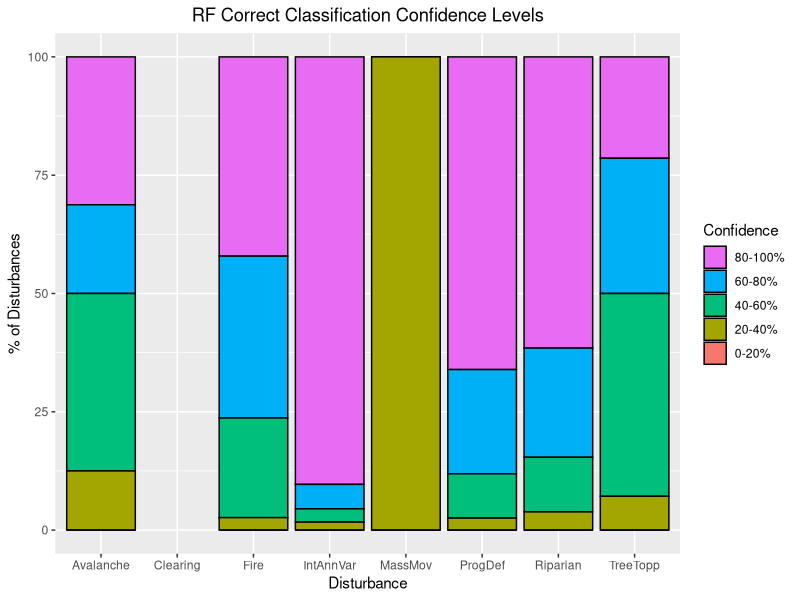
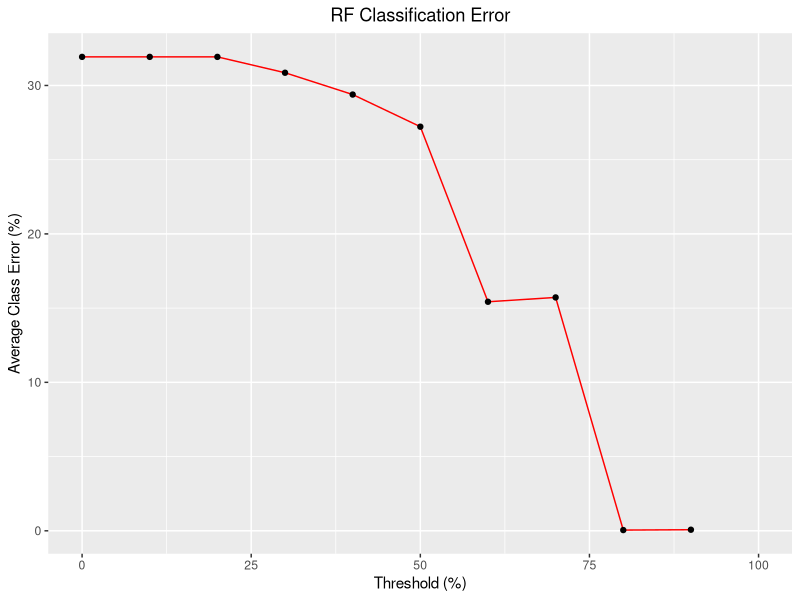

Recreate these plots in R, in order.
## ---- chunk 1
# file settings
knitr::opts_chunk$set(include=TRUE,echo=TRUE)
## ---- chunk 2
# loads data and libraries
setwd("C:/Users/dwexler/Desktop/R/nps-repo/rf")
x <- read.csv("rf_data.csv")
y <- read.csv("rf_labels.csv")
suppressWarnings({library(randomForest)})
suppressWarnings({library(knitr)})
suppressWarnings({library(ggplot2)})
suppressWarnings({library(tidyr)})
## ---- chunk 3
# removes patches without a labeled change type
x <- x[y$ChangeType!="",]
y <- y[y$ChangeType!="",]
# filters by variable and converts x data to numeric
variables <- c("durMn","durSd","idxMagMn","idxMagSd","tcbMagMn","tcbMagSd",
               "tcgMagMn","tcgMagSd","tcwMagMn","tcwMagSd","tcbPreMn",
               "tcbPreSd","tcgPreMn","tcgPreSd","tcwPreMn","tcwPreSd",
               "tcbPstMn","tcbPstSd","tcgPstMn","tcgPstSd","tcwPstMn",
               "tcwPstSd","area","perim","shape_1","tcbPst01Mn","tcbPst01Sd",
               "tcbPst03Mn","tcbPst03Sd","tcbPst07Mn","tcbPst07Sd",
               "tcbPst15Mn","tcbPst15Sd","tcgPst01Mn","tcgPst01Sd",
               "tcgPst03Mn","tcgPst03Sd","tcgPst07Mn","tcgPst07Sd",
               "tcgPst15Mn","tcgPst15Sd","tcwPst01Mn","tcwPst01Sd",
               "tcwPst03Mn","tcwPst03Sd","tcwPst07Mn","tcwPst07Sd",
               "tcwPst15Mn","tcwPst15Sd")
years <- data.frame(x[,c("yod")])
year_list <- unique(years)[,1]
mask <- data.frame(y[,c("ChangeDesc")])
x <- data.frame(sapply(x[,variables],as.numeric))
y <- data.frame(y[c("ChangeType")])
kable(table(y),align="l",caption="Frequency distribution of all data")
# EDIT 'mask' TO INCLUDE OR EXCLUDE PATCHES IN ELEVATION MASK
elevation_mask <- FALSE
if (elevation_mask) {
  years <- years[mask[,1]!="Fully in mask",,drop=FALSE]
  x <- x[mask[,1]!="Fully in mask",]
  y <- y[mask[,1]!="Fully in mask",,drop=FALSE]
}
# filters by disturbance type 
disturbances <- c("Avalanche","Inter-annual Variability","Clearing",
                  "Mass Movement","Progressive Defoliation","Riparian",
                  "Fire","Post Fire Defoliation","Tree Toppling",
                  "Development","Post Clearing","Post Tree Toppling","Water")
dist_labels <- c("Avalanche","IntAnnVar","Clearing","MassMov","ProgDef",
                 "Riparian","Fire","PostFireDef","TreeTopp","Devel",
                 "PostClear","PostTreeTopp","Water")
# EDIT 'show_yearly_breakdown' TO HIDE OR SHOW YEARLY DISTURBANCE BREAKDOWN
show_yearly_breakdown <- TRUE
if (show_yearly_breakdown) {
  time_series <- data.frame(matrix(0,length(year_list),length(unique(y[,1]))))
  rownames(time_series) <- year_list
  colnames(time_series) <- dist_labels
  for (i in 1:nrow(y)) {
    row <- match(years[i,1],year_list)
    col <- match(y[i,1],disturbances)
    time_series[row,col] <- time_series[row,col]+1
  }
  kable(time_series,align="l",caption="Disturbances over the years")
}
y[y[,1]=="Post Fire Defoliation",] <- "Fire"
y[y[,1]=="Post Tree Toppling",] <- "Tree Toppling"
y[y[,1]=="Post Clearing",] <- "Clearing"
# EDIT 'disturbances' TO CHANGE DISTURBANCES INCLUDED IN MODEL
dist_subset <- c(1,2,3,4,5,6,7,9)
disturbances <- disturbances[dist_subset]
labels_subset <- dist_labels[dist_subset]
dists <- length(disturbances)
x <- x[y[,1]%in%disturbances,]
y <- y[y[,1]%in%disturbances,,drop=FALSE]
## ---- chunk 4
# creates a training and testing set
x_train <- data.frame(matrix(0,0,ncol(x)))
y_train <- data.frame(matrix("",0,1))
x_test <- data.frame(matrix(0,0,ncol(x)))
y_test <- data.frame(matrix("",0,1))
# EDIT 'split' TO CHANGE THE TRAINING SPLIT
split <- 0.75
for (disturbance in disturbances) {
  x_subset <- x[y[,1]==disturbance,]
  y_subset <- y[y[,1]==disturbance,,drop=FALSE]
  num_rows <- nrow(x_subset)
  index_subset <- sample.int(num_rows,num_rows*split)
  x_train <- rbind(x_train,x_subset[index_subset,])
  y_train <- rbind(y_train,y_subset[index_subset,,drop=FALSE])
  x_test <- rbind(x_test,x_subset[-index_subset,])
  y_test <- rbind(y_test,y_subset[-index_subset,,drop=FALSE])
}
y_train <- factor(sapply(y_train,as.factor))
y_test <- factor(sapply(y_test,as.factor))
## ---- chunk 5
# constructs vector to balance the training data
sample <- table(y_train)
sample <- replace(sample,sample>100,100)
# EDIT 'reps' TO CHANGE THE NUMBER OF TREES IN EACH RANDOM FOREST
reps <- 50
# runs random forest and extracts most important variables
forest <- randomForest(x=x_train,y=y_train,importance=TRUE,
                       ntree=reps,sampsize=sample,strata=y_train)
gini <- forest$importance[,"MeanDecreaseGini"]
# runs random forest using different combinations of variables
# EDIT 'percentages' TO CHANGE PERCENTILE CUTOFFS FOR VARIABLES
percentages <- seq(0,0.9,0.1)
results <- data.frame(matrix(0,length(percentages),7))
colnames(results) <- c("numPredictors","oobError","avgClassError","maxError",
                       "1stPredictor","2ndPredictor","3rdPredictor")
predictions <- data.frame(matrix(0,length(percentages),dists))
colnames(predictions) <- sort(disturbances)
min_class_error <- 99999
best_variables <- NULL
for (i in 1:length(percentages)) {
  x_subset <- x_train[,gini>quantile(gini,probs=percentages[i])]
  forest_subset <- randomForest(x=x_subset,y=y_train,importance=TRUE,
                                ntree=reps,sampsize=sample,strata=y_train)
  results[i,1] <- ncol(x_subset)
  results[i,2] <- round(forest_subset$err.rate[reps,"OOB"]*100,2)
  avg_class_error <- round(mean(forest_subset$confusion[,"class.error"])*100,2)
  # stores predictor variables used during the lowest error run
  results[i,3] <- avg_class_error
  if (avg_class_error < min_class_error) {
    min_class_error <- avg_class_error
    best_variables <- colnames(x_subset)
  }
  results[i,4] <- round(max(forest_subset$confusion[,"class.error"])*100,2)
  gini_subset <- data.frame(forest_subset$importance[,"MeanDecreaseGini"])
  colnames(gini_subset) <- c("gini")
  sorted_gini <- rownames(gini_subset)[order(gini_subset$gini,decreasing=TRUE)]
  results[i,c(5,6,7)] <- sorted_gini[c(1,2,3)]
  predictions[i,] <- round(forest_subset$confusion[,"class.error"]*100,2)
}
# displays results
sample_print <- as.data.frame(sample)
colnames(sample_print) <- c("ChangeType","Freq")
kable(sample_print,align="l",caption="Frequency distribution of disturbances used to train model")
kable(results,align="l",row.names=TRUE,caption="Error rates and top predictors from all runs")
kable(predictions,align="l",row.names=TRUE,caption="Disturbance specific errors from all runs")
## ---- chunk 6
# runs random forest with most predictive variables and displays results
x_train_subset <- x_train[,best_variables]
x_test_subset <- x_test[,best_variables]
best_forest <- randomForest(x=x_train_subset,y=y_train,xtest=x_test_subset,
                            ytest=y_test,importance=TRUE,ntree=reps,
                            sampsize=sample,strata=y_train)
# calculates statistics for random forest run
confusion_train <- best_forest$confusion
confusion_train[,"class.error"] <- round(confusion_train[,"class.error"]*100,2)
colnames(confusion_train)[length(colnames(confusion_train))] <- "Error"
oob_error <- round(best_forest$err.rate[reps,"OOB"]*100,2)
class_error_train <- round(mean(best_forest$confusion[,"class.error"])*100,2)
confusion_test <- best_forest$test$confusion
confusion_test[,"class.error"] <- round(confusion_test[,"class.error"]*100,2)
colnames(confusion_test)[length(colnames(confusion_test))] <- "Error"
class_error_test <- round(mean(best_forest$test$confusion[,"class.error"])*100,2)
avalanche_test <- confusion_test["Avalanche","Error"]
toppling_test <- confusion_test["Tree Toppling","Error"]
# displays results
kable(confusion_train,align="l",caption=paste
      ("Confusion matrix for best training run with ",
        ncol(x_train_subset)," variables (avg class error: ",
        class_error_train,", oob_error: ",oob_error,")",sep=""))
kable(confusion_test,align="l",caption=paste
      ("Confusion matrix for test set with ",ncol(x_train_subset),
        " variables (avg class error: ",class_error_test,")",sep=""))
## ---- chunk 7
# gets the percent of trees that voted for each correct classification
y_test <- factor(sapply(y_test,as.factor))
votes <- best_forest$test$votes
vote_percents <- data.frame()
for (i in 1:nrow(votes)) {
  row <- votes[i,]
  label <- colnames(votes)[which.max(row)]
  if (label==y_test[i]) {
    row_num <- nrow(vote_percents)+1
    vote_percents[row_num,1] <- max(row)
    vote_percents[row_num,2] <- label
  }
}
# divides these winning classifications into bins based on confidence
thresholds_graph <- data.frame(matrix(0,5,dists+1))
thresholds_graph[,dists+1] <- c("80-100%","60-80%","40-60%","20-40%","0-20%")
for (i in 1:dists) {
  vote_subset <- vote_percents[vote_percents[,2]==disturbances[i],1]
  den <- length(vote_subset)
  thresholds_graph[1,i] <- (length(vote_subset[(vote_subset>=.8&vote_subset<=1)])/den)*100
  thresholds_graph[2,i] <- (length(vote_subset[(vote_subset>=.6&vote_subset<.8)])/den)*100
  thresholds_graph[3,i] <- (length(vote_subset[(vote_subset>=.4&vote_subset<.6)])/den)*100
  thresholds_graph[4,i] <- (length(vote_subset[(vote_subset>=.2&vote_subset<.4)])/den)*100
  thresholds_graph[5,i] <- (length(vote_subset[(vote_subset>=0&vote_subset<.2)])/den)*100
}
# plots the results
colnames(thresholds_graph) <- append(labels_subset,"Confidence")
thresholds_graph <- pivot_longer(data=thresholds_graph,cols=all_of(labels_subset),
                                 names_to="Disturbance",values_to="Percent")
ggplot(data=thresholds_graph,aes(x=Disturbance,y=Percent,fill=Confidence))+
  geom_bar(stat="identity",color="black",width=0.9,position=position_stack(reverse=TRUE))+
  labs(y="% of Disturbances",title="RF Correct Classification Confidence Levels")+
  guides(fill=guide_legend(reverse=TRUE))+theme(plot.title=element_text(hjust=0.5))
## ---- chunk 8
# gets the classification error of each class with a confidence threshold
y_test <- as.data.frame(y_test)
thresholds <- c(0,0.1,0.2,0.3,0.4,0.5,0.6,0.7,0.8,0.9)
threshold_data <- data.frame(matrix(0,length(thresholds),dists))
# loops through the thresholds
for (i in 1:length(thresholds)) {
  threshold <- thresholds[i]
  # loops through the disturbance types
  for (j in 1:dists) {
    vote_subset <- votes[y_test==disturbances[j],]
    predicted_subset <- best_forest$test$predicted[y_test==disturbances[j]]
    y_test_subset <- y_test[y_test==disturbances[j],,drop=FALSE]
    num <- 0
    den <- 0
    # finds the percent of a disturbance type correctly classified with a
    # confidence above the current threshold
    for (k in 1:nrow(vote_subset)) {
      if (max(vote_subset[k,]) >= threshold) {
        den <- den+1
        if (predicted_subset[k]==y_test_subset[k,1]) {
          num <- num+1
        }
      }
    }
    threshold_data[i,j] <- round((1-(num/den))*100,2)
  }
}
# plots the results
thresholded_avg <- rowSums(threshold_data, na.rm=T)/dists
thresholded_graph <- data.frame(Confidence=thresholds*100,Error=thresholded_avg)
colnames(threshold_data) <- labels_subset
threshold_percents <- c("0%","10%","20%","30%","40%","50%","60%","70%","80%","90%")
threshold_chart <- cbind(data.frame(Confidence=threshold_percents),threshold_data)
kable(threshold_chart,align="l",
      caption="RF disturbance classification error by confidence")
ggplot(data=thresholded_graph,aes(x=Confidence,y=Error,group=1))+geom_line(color="red")+
  labs(x="Threshold (%)",y="Average Class Error (%)",title="RF Classification Error")+
  geom_point()+theme(plot.title=element_text(hjust=0.5))+xlim(0,100)
## ---- chunk 9
# subsets data to only include avalanche and tree toppling events
dists_v2 <- c("Avalanche","Tree Toppling")
y_train <- as.data.frame(y_train)
y_test <- as.data.frame(y_test)
x_train_v2 <- x_train[y_train[,1]%in%dists_v2,]
y_train_v2 <- y_train[y_train[,1]%in%dists_v2,,drop=FALSE]
x_test_v2 <- x_test[y_test[,1]%in%dists_v2,]
y_test_v2 <- y_test[y_test[,1]%in%dists_v2,,drop=FALSE]
y_train <- factor(sapply(y_train,as.factor))
y_test <- factor(sapply(y_test,as.factor))
y_train_v2 <- factor(sapply(y_train_v2,as.factor))
y_test_v2 <- factor(sapply(y_test_v2,as.factor))
## ---- chunk 10
# runs random forest and extracts most important variables
forest <- randomForest(x=x_train_v2,y=y_train_v2,importance=TRUE,
                       ntree=reps,sampsize=table(y_train_v2),strata=y_train_v2)
gini <- forest$importance[,"MeanDecreaseGini"]
# runs random forest using different combinations of variables
min_class_error <- 99999
best_variables <- NULL
for (i in 1:length(percentages)) {
  x_subset <- x_train_v2[,gini>quantile(gini,probs=percentages[i])]
  forest_subset <- randomForest(x=x_subset,y=y_train_v2,importance=TRUE,ntree=reps,
                                sampsize=table(y_train_v2),strata=y_train_v2)
  # stores predictor variables used during the lowest error run
  if (avg_class_error < min_class_error) {
    min_class_error <- avg_class_error
    best_variables <- colnames(x_subset)
  }
}
## ---- chunk 11
# runs random forest with most predictive variables and displays results
x_train_subset_v2 <- x_train_v2[,best_variables]
x_test_subset_v2 <- x_test_v2[,best_variables]
best_forest_v2 <- randomForest(x=x_train_subset_v2,y=y_train_v2,xtest=x_test_subset_v2,
                            ytest=y_test_v2,importance=TRUE,ntree=reps,
                            sampsize=table(y_train_v2),strata=y_train_v2)
# calculates statistics for random forest run
confusion_train <- best_forest_v2$confusion
confusion_train[,"class.error"] <- round(confusion_train[,"class.error"]*100,2)
colnames(confusion_train)[length(colnames(confusion_train))] <- "Error"
oob_error <- round(best_forest_v2$err.rate[reps,"OOB"]*100,2)
class_error_train <- round(mean(best_forest_v2$confusion[,"class.error"])*100,2)
confusion_test <- best_forest_v2$test$confusion
confusion_test[,"class.error"] <- round(confusion_test[,"class.error"]*100,2)
colnames(confusion_test)[length(colnames(confusion_test))] <- "Error"
class_error_test <- round(mean(best_forest_v2$test$confusion[,"class.error"])*100,2)
# displays results
kable(confusion_train,align="l",caption=paste
      ("Confusion matrix for best training run with ",
        ncol(x_train_subset_v2)," variables (avg class error: ",
        class_error_train,", oob_error: ",oob_error,")",sep=""))
kable(confusion_test,align="l",caption=paste
      ("Confusion matrix for test set with ",ncol(x_train_subset_v2),
        " variables (avg class error: ",class_error_test,")",sep=""))
avalanche_test_v2 <- confusion_test["Avalanche","Error"]
toppling_test_v2 <- confusion_test["Tree Toppling","Error"]
v2_results <- data.frame(Avalanche=c(avalanche_test,avalanche_test_v2),
                         TreeTopp=c(toppling_test,toppling_test_v2))
rownames(v2_results) <- c("Initial Testing Error","Retrained Testing Error")
kable(v2_results,align="l",caption="Initial and retrained testing errors")
